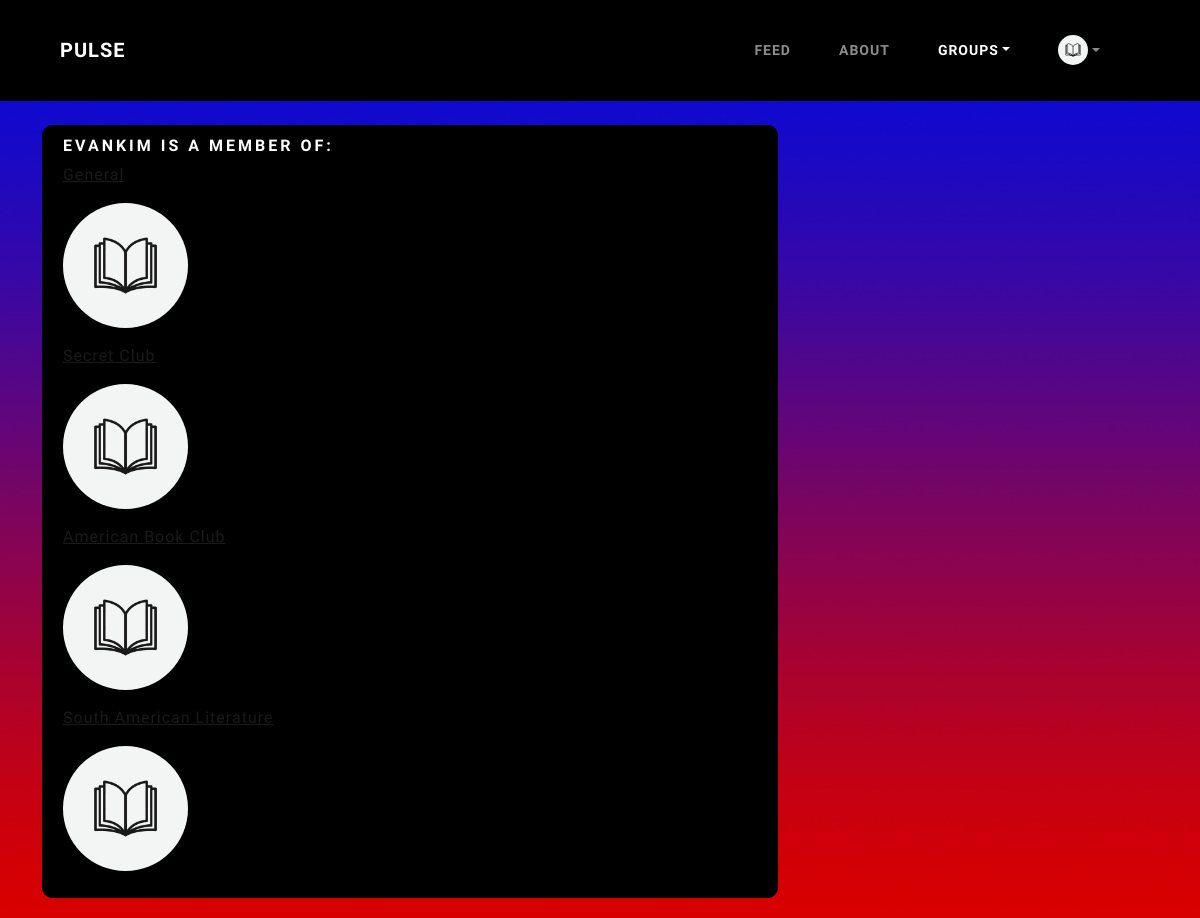
/my-clubs/ (signed in), run on the app's committed database.
### users/models.py (models this page shows, shortened)
class Profile(models.Model):
    user = models.OneToOneField(User, on_delete=models.CASCADE)
    image = models.ImageField(default='profile_pics/default-icon_RTHxOC0.jpg', upload_to='profile_pics')
    bio = models.TextField(default="There isn't much here...", blank=True)
    club = models.ManyToManyField(Club)

### blog/models.py (models this page shows, shortened)
class Club(models.Model):
    name = models.CharField(max_length=100)
    description = models.CharField(max_length=500, null=True)
    banner = models.ImageField(default='profile_pics/default-club_iFCZdbI.jpg', upload_to='profile_pics')
    owner = models.ForeignKey(User, on_delete=models.CASCADE, null=True)

### users/views.py (the view)
# urls.py: path('my-clubs/', user_views.my_clubs, name="my-clubs"),
@login_required
def my_clubs(request, pk=None):
    if pk:
        user = User.objects.get(pk=pk)
    else:
        user = request.user
    if request.method == 'POST':
        clubname = request.POST.get('btn')
        chosen_club = Club.objects.filter(name=clubname).first()
        user.profile.club.remove(chosen_club)
        return redirect('blog-home')
    context = {
        'profile_user': user,
        'active_page':'groups',
    }
    return render(request, 'users/my_clubs.html', context)

### users/templates/users/my_clubs.html (shortened to what this page needs)
{% extends "blog/base.html" %}
{% load crispy_forms_tags %}
{% block content %}
    <form method="POST">
        <div class="content-section">
            <div class="media">
                <div class="media-body">
                    <h5>{{ profile_user.username }} is a member of:</h5>
                    {% for clubname in profile_user.profile.club.all %}
                        <p class="text-secondary"><a href="{% url 'club-home' pk=clubname.pk %}">{{ clubname.name }}</a></p>
                        <img class="rounded-circle account-img" src="{{ clubname.banner.url }}" />
                    {% endfor %}
                </div>
            </div>
        </div>
    </form>
{% endblock content %}

### blog/templates/blog/base.html (shortened to what this page needs)
{% load static %}
<!DOCTYPE html>
<html>
<head>
    <link href="https://cdn.jsdelivr.net/npm/bootstrap@5.3.3/dist/css/bootstrap.min.css" rel="stylesheet">
    <link rel="stylesheet" type="text/css" href="https://bootswatch.com/5/lux/bootstrap.min.css">
    <link rel="stylesheet" type="text/css" href="{% static 'blog/main.css' %}">
</head>
<body>
  <header class="site-header">
    <nav class="navbar navbar-expand-md navbar-dark bg-black fixed-top px-5" data-bs-theme="dark">
      <div class="container-fluid d-flex align-items-center">
        <a class="navbar-brand" href="{% url 'blog-home' %}">Pulse</a>
        <div class="d-flex align-items-center ms-auto">
          <ul class="navbar-nav d-flex align-items-center">
            <li class="nav-item">
              <a class="nav-link {% if active_page == 'home' %}active{% endif %}" href="{% url 'blog-home' %}">Feed
              </a>
            </li>
            <li class="nav-item">
              <a class="nav-link {% if active_page == 'about' %}active{% endif %}" href="{% url 'blog-about' %}">About</a>
            </li>
            {% if user.is_authenticated %}
              <li class="nav-item dropdown">
                <a class="nav-link dropdown-toggle {% if active_page == 'groups' %}active{% endif %}" data-bs-toggle="dropdown" href="#" role="button" aria-haspopup="true" aria-expanded="false">Groups</a>
              </li>
              <li class="nav-item dropdown d-flex align-items-center">
                <a class="nav-link dropdown-toggle d-flex align-items-center {% if active_page == 'profile' %}active{% endif %}" data-bs-toggle="dropdown" href="#" role="button" aria-haspopup="true" aria-expanded="false">
                  <img class="rounded-circle nav-img" src="{{ user.profile.image.url }}" alt="Profile Image" style="height:30px; width:30px; object-fit:cover; vertical-align:middle;">
                </a>
              </li>
            {% endif %}
          </ul>
        </div>
      </div>
    </nav>
  </header>
    <main role="main" class="container">
        <div class="row">
          <div class="col-md-8">
            {% block content %}{% endblock %}
          </div>
        </div>
    </main>
</body>
</html>

### staticfiles/blog/main.css (style rules this page uses)
body { background: #fafafa; color: #333333; margin-top: 5rem; padding-top: 45px; }
h1, h2, h3, h4, h5, h6 { color: #ffffff; }
ul { margin: 0; }
.content-section { background: #000000; padding: 10px 20px; border: 1px solid #000000; border-radius: 10px; margin-bottom: 20px; position: relative; overflow: hidden; transition: all 0.3s ease; cursor:pointer; }
.content-section::before { content: ''; position: absolute; top: 0; left: 0; right: 0; bottom: 0; background-color: rgba(81, 81, 81, 0.15); opacity: 0; z-index: 1; }
.content-section > * { position: relative; z-index: 2; }
.nav-img { height: 30px; width: 30px; }
.account-img { height: 125px; width: 125px; margin-right: 20px; margin-bottom: 16px; }

### data on the page
Club: name "General", banner (placeholder picture)
Club: name "Secret Club", banner (placeholder picture)
Club: name "American Book Club", banner (placeholder picture)
Club: name "South American Literature", banner (placeholder picture)

### other printed values
{{ profile_user.username }} "EVANKIM"
